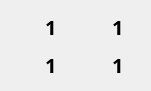
     <widget class="QWidget" name="verticalLayoutWidget">
      <property name="geometry">
       <rect>
        <x>650</x>
        <y>0</y>
        <width>151</width>
        <height>91</height>
       </rect>
      </property>
      <layout class="QVBoxLayout" name="verticalLayout">
       <item>
        <layout class="QHBoxLayout" name="horizontalLayout_22">
         <item>
          <widget class="QLabel" name="label_40">
           <property name="styleSheet">
            <string notr="true">border-image: url(:/resources/images/resources--grain.png) 0 0 0 0 stretch stretch;</string>
           </property>
           <property name="text">
            <string/>
           </property>
          </widget>
         </item>
         <item>
          <widget class="QLabel" name="label_44">
           <property name="font">
            <font>
             <family>Sahadeva</family>
             <pointsize>15</pointsize>
             <weight>75</weight>
             <bold>true</bold>
            </font>
           </property>
           <property name="text">
            <string>1</string>
           </property>
          </widget>
         </item>
         <item>
          <widget class="QLabel" name="label_41">
           <property name="styleSheet">
            <string notr="true">border-image: url(:/resources/images/resources--wool.png) 0 0 0 0 stretch stretch;</string>
           </property>
           <property name="text">
            <string/>
           </property>
          </widget>
         </item>
         <item>
          <widget class="QLabel" name="label_45">
           <property name="font">
            <font>
             <family>Sahadeva</family>
             <pointsize>15</pointsize>
             <weight>75</weight>
             <bold>true</bold>
            </font>
           </property>
           <property name="text">
            <string>1</string>
           </property>
          </widget>
         </item>
        </layout>
       </item>
       <item>
        <layout class="QHBoxLayout" name="horizontalLayout_23">
         <item>
          <widget class="QLabel" name="label_43">
           <property name="styleSheet">
            <string notr="true">border-image: url(:/resources/images/resources--lumber.png) 0 0 0 0 stretch stretch;</string>
           </property>
           <property name="text">
            <string/>
           </property>
          </widget>
         </item>
         <item>
          <widget class="QLabel" name="label_46">
           <property name="font">
            <font>
             <family>Sahadeva</family>
             <pointsize>15</pointsize>
             <weight>75</weight>
             <bold>true</bold>
            </font>
           </property>
           <property name="text">
            <string>1</string>
           </property>
          </widget>
         </item>
         <item>
          <widget class="QLabel" name="label_42">
           <property name="styleSheet">
            <string notr="true">border-image: url(:/resources/images/resources--brick.png) 0 0 0 0 stretch stretch;</string>
           </property>
           <property name="text">
            <string/>
           </property>
          </widget>
         </item>
         <item>
          <widget class="QLabel" name="label_47">
           <property name="font">
            <font>
             <family>Sahadeva</family>
             <pointsize>15</pointsize>
             <weight>75</weight>
             <bold>true</bold>
            </font>
           </property>
           <property name="text">
            <string>1</string>
           </property>
          </widget>
         </item>
        </layout>
       </item>
      </layout>
     </widget>
